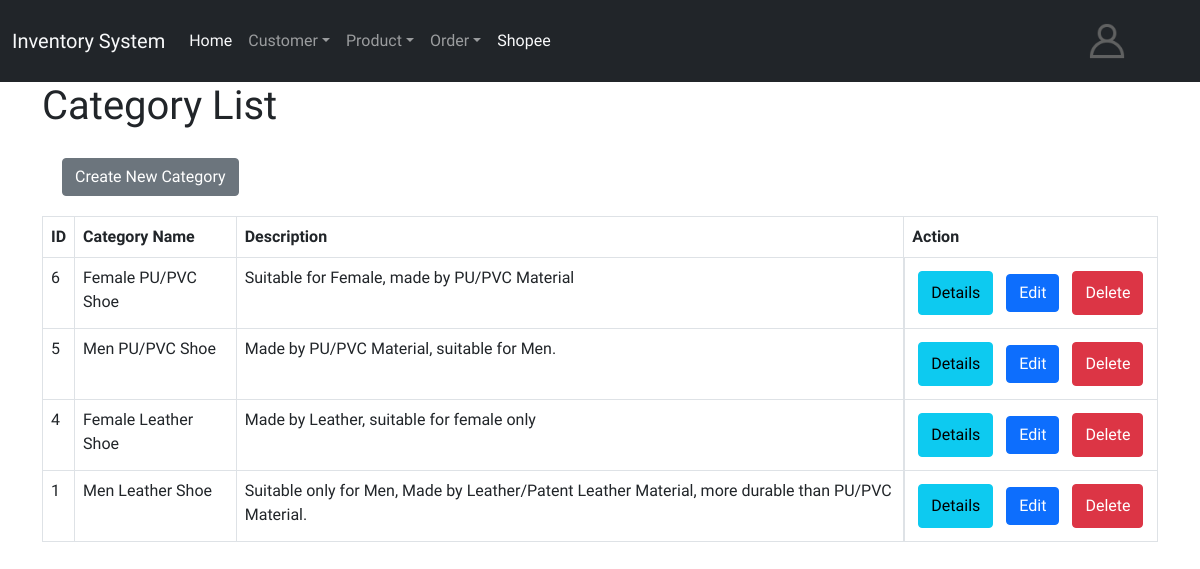
/FYP/category_read.php (signed in), run on the app's committed database.
### tables this page shows
CREATE TABLE `categories` (
  `category_id` int(11) NOT NULL,
  `category_name` varchar(20) NOT NULL,
  `description` text NOT NULL
);

### FYP/category_read.php (the view, shortened to what this page needs)
<?php
include 'config/navbar.php';
include 'config/database.php';
?>
<head>
    <link href="https://cdn.jsdelivr.net/npm/bootstrap@5.0.1/dist/css/bootstrap.min.css" rel="stylesheet">
</head>
<div class="container">
    <div class="page-header">
        <h1>Category List</h1>
    </div>
    <?php
    $query = "SELECT * FROM categories ORDER BY category_id DESC";
    $stmt = $con->prepare($query);
    $stmt->execute();
    $num = $stmt->rowCount();
    echo "<a href='category_create.php' class='createbutton btn btn-secondary m-b-1em'>Create New Category</a>";
    if ($num > 0) {
        echo "<table class='table table-hover table-responsive table-bordered'>";
        echo "<tr>";
        echo "<th>ID</th>";
        echo "<th>Category Name</th>";
        echo "<th>Description</th>";
        echo "<th>Action</th>";
        echo "</tr>";
        while ($row = $stmt->fetch(PDO::FETCH_ASSOC)) {
            extract($row);
            echo "<tr>";
            echo "<td>{$category_id}</td>";
            echo "<td>{$category_name}</td>";
            echo "<td>{$description}</td>";
            echo "<td class='actionbar'>";
            echo "<a href='category_read_one.php?id={$category_id}' class='details btn btn-info m-r-1em'>Details</a>";
            echo "<a href='category_update.php?id={$category_id}' class='btn btn-primary m-r-1em mx-2 my-2'>Edit</a>";
            echo "<a href='#' onclick='delete_category({$category_id});'  class='details btn btn-danger'>Delete</a>";
            echo "</td>";
            echo "</tr>";
        }
        echo "</table>";
    } else {
        echo "<div class='alert alert-danger'>No records found.</div>";
    }
    ?>
</div>
</body>
</html>

### FYP/config/navbar.php (style rules this page uses)
body { font-family: 'Mochiy Pop One', sans-serif; }

### FYP/category_read.php (style rules this page uses)
body { font-family: 'Mochiy Pop One', sans-serif; }
.createbutton { margin: 20px; }
.actionbar { display: flex; }
.details { display: flex; flex-direction: row; align-items: center; margin: 5px; }

### data on the page
categories: category_id "6", category_name "Female PU/PVC Shoe", description "Suitable for Female, made by PU/PVC Material"
categories: category_id "5", category_name "Men PU/PVC Shoe", description "Made by PU/PVC Material, suitable for Men."
categories: category_id "4", category_name "Female Leather Shoe", description "Made by Leather, suitable for female only"
categories: category_id "1", category_name "Men Leather Shoe", description "Suitable only for Men, Made by Leather/Patent Leather Material, more durable than PU/PVC Material."
